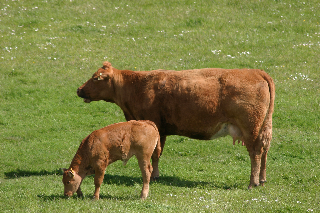
#> input picture Assignment1/Images/1_9_s.bmp, 320 x 213 px
$ jupyter execute blob_log_detection.ipynb
#> lines starting #> are read from the running program, lines starting #| are printed output that depends on the picture
# Midterm 1 - Assignment 6
## Diego Arcelli - 647979

Implementation of the convolution of a Laplacian of a Gaussian for blob detection

## Importing the required modules
The images will be first loaded with Pillow and then converted into numpy array to apply the convolution

[cell 1]
import numpy as np
import matplotlib.pyplot as plt
from PIL import Image
from math import pi

## Convolution and kernel generation functions
Definition of the functions that implement the convolution operation and the LoG filter generation.
The convolution function requires as parameters:
1. An image passed as a numpy array
2. The filter passed as a numpy array
3. A boolean variable to decide wether to zero-pad or not the image

If the image is padded then the resulting image will have the same shape of the input image.
The function can also handle the convolution of multi-channel images, by applying seprarately the convolution to each channel.

The log_kernel function requires as parametets:
1. The shape of the kernel passed like a tuple of the form $(w,h)$ where $w$ is the width and $h$ is the heigth of the filter
2. The a real value which will be the value of the $\sigma$ parameter of the LoG filter

[cell 2]
def convolution(image: np.array, kernel : np.array, pad=True) -> np.array:
    # get width and height of the kernel
    k_w, k_h = kernel.shape

    # check if the image is in gray scale or RGB
    if (len(image.shape) == 2):
        # if the image is in gray scale we add the channel dimension
        image = image.reshape(tuple(list(image.shape) + [1]))

    w, h, c = image.shape

    # check if the image needs to be padded or not
    if pad:
        w, h = (w + k_w - 1, h + k_w - 1)
        padded = np.zeros(shape=(w, h, c))
        padded[k_w//2:k_w//2+w-k_w+1, k_h//2:k_h//2+h-k_h+1, :] = image
        image = padded

    out = np.zeros(shape=(w-k_w+1, h-k_h+1, c))
    for i in range(w-k_w):
        for j in range(h-k_h):
            for z in range(c):
                out[i, j, z] = np.sum(np.multiply(image[i:i+k_w, j:j+k_h, z], kernel))

    if out.shape[2] == 1:
        out = out.reshape(out.shape[:-1])

    return out


# function which generates the LoG kernel
def log_kernel(shape=(3,3), sigma=1.0) -> np.array:
    w, h = shape
    x,y = np.meshgrid(np.linspace(-(w-1)/2,(w-1)/2, w), np.linspace(-(h-1)/2,(h-1)/2, h))
    sigma_2 = sigma*sigma
    z = -(x*x + y*y)/(2*sigma_2)
    return -(1/(sigma_2*sigma_2))*(1+z)*np.exp(z)

## Defining the test function
Function to run the LoG filter on four different images with different values of the $\sigma$ parameter.

[cell 3]
def plot_image(image : np.array, rgb=True):
    plt.tick_params(left = False, right = False , labelleft = False, labelbottom = False, bottom = False)
    if rgb:
        plt.imshow(image)
    else:
        plt.imshow(image, cmap="gray")
    plt.show()

def test_image(image : np.array, sigmas : list[int]):
    plot_image(np.asarray(image))
    image = np.asarray(image.convert("L"))/255
    for sigma in sigmas:
        print("Sigma = ", sigma)
        kernel = log_kernel((20, 20), sigma)
        conv_image = convolution(image, kernel, False)
        output = (conv_image*255).astype(np.uint8)
        plot_image(output, False)

## Run the experiments
We test each images for the following values of $\sigma$: ${1, 1.5, 2, 2.5, 3, 3.5, 4}$

[cell 4]
test_image(Image.open("Images/1_9_s.bmp"), [1, 1.5, 2, 2.5, 3, 3.5, 4])
#> the loop in test_image, `for sigma in sigmas:` made 7 passes
#> (sigma, sigma_2 in log_kernel) on passes 2, 4, 5, 6, 7: (1.5, 2.25), (2.5, 6.25), (3, 9), (3.5, 12.25), (4, 16)
#> sigma_2 in log_kernel on passes 1, 3: 1, 4
#| Sigma =  1
#| Sigma =  1.5
#| Sigma =  2
#| Sigma =  2.5
#| Sigma =  3
#| Sigma =  3.5
#| Sigma =  4

[cell 5]
test_image(Image.open("Images/3_12_s.bmp"), [1, 1.5, 2, 2.5, 3, 3.5, 4])
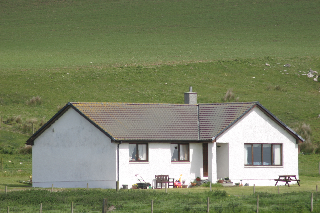
#> input picture Assignment1/Images/3_12_s.bmp, 320 x 213 px
#> in test_image (call 2), `image = np.asarray(image.convert("L"))/255`:
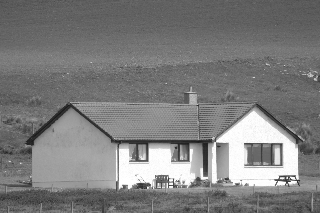
#> image: shape (213, 320) float64; min 0.098, max 1, mean 0.49
#> the loop in test_image (call 2), `for sigma in sigmas:` made 7 passes
#| Sigma =  1
#| Sigma =  1.5
#| Sigma =  2
#| Sigma =  2.5
#| Sigma =  3
#| Sigma =  3.5
#| Sigma =  4

[cell 6]
test_image(Image.open("Images/6_1_s.bmp"), [1, 1.5, 2, 2.5, 3, 3.5, 4])
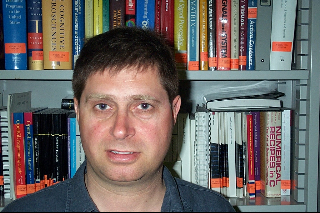
#> input picture Assignment1/Images/6_1_s.bmp, 320 x 213 px
#> in test_image (call 3), `image = np.asarray(image.convert("L"))/255`:
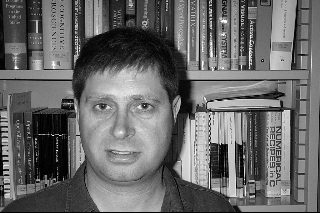
#> image: shape (213, 320) float64; min 0, max 0.996, mean 0.408
#> the loop in test_image (call 3), `for sigma in sigmas:` made 7 passes
#| Sigma =  1
#| Sigma =  1.5
#| Sigma =  2
#| Sigma =  2.5
#| Sigma =  3
#| Sigma =  3.5
#| Sigma =  4
#> pass 1, in test_image (call 3), `output = (conv_image*255).astype(np.uint8)`:
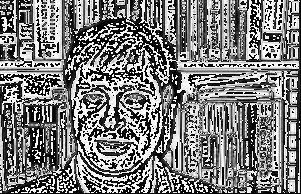
#> output: shape (194, 301); min 0, max 255, mean 124.8

[cell 7]
test_image(Image.open("Images/7_1_s.bmp"), [1, 1.5, 2, 2.5, 3, 3.5, 4])
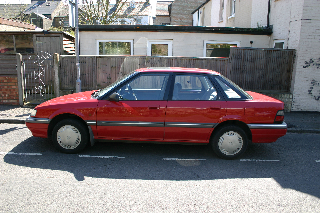
#> input picture Assignment1/Images/7_1_s.bmp, 320 x 213 px
#> in test_image (call 4), `image = np.asarray(image.convert("L"))/255`:
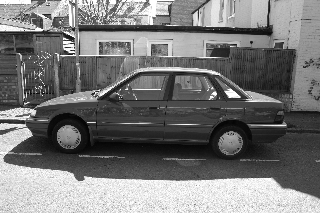
#> image: shape (213, 320) float64; min 0.0157, max 1, mean 0.469
#> the loop in test_image (call 4), `for sigma in sigmas:` made 7 passes
#| Sigma =  1
#| Sigma =  1.5
#| Sigma =  2
#| Sigma =  2.5
#| Sigma =  3
#| Sigma =  3.5
#| Sigma =  4
#> pass 1, in test_image (call 4), `conv_image = convolution(image, kernel, False)`:
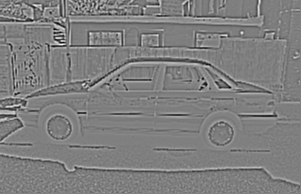
#> conv_image: shape (194, 301) float64; min -1.17, max 1.17, mean -0.000115; drawn with min black and max white
#> pass 1, in test_image (call 4), `output = (conv_image*255).astype(np.uint8)`:
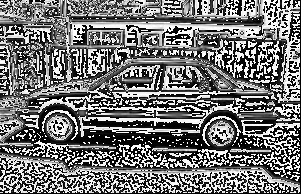
#> output: shape (194, 301); min 0, max 255, mean 115.9
#> after the loop in test_image (call 4), `for sigma in sigmas:`:
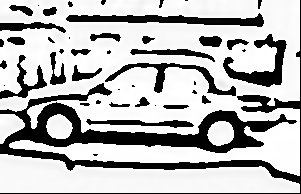
#> output: shape (194, 301); min 0, max 255, mean 183.5
